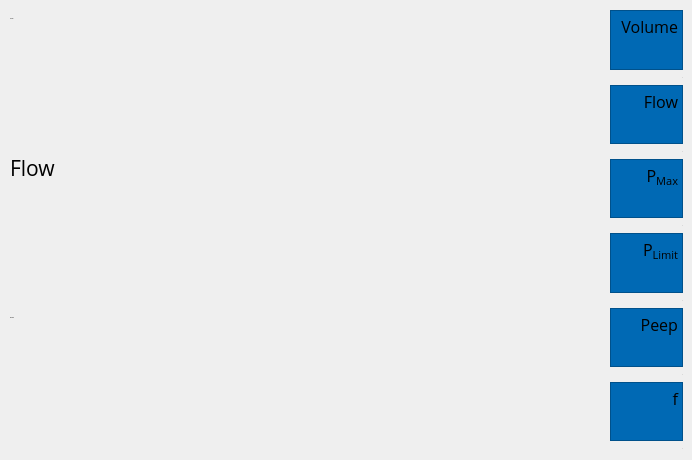
     <widget class="QWidget" name="overview_tab">
      <property name="sizePolicy">
       <sizepolicy hsizetype="Expanding" vsizetype="Expanding">
        <horstretch>0</horstretch>
        <verstretch>0</verstretch>
       </sizepolicy>
      </property>
      <property name="font">
       <font>
        <pointsize>1</pointsize>
       </font>
      </property>
      <property name="styleSheet">
       <string notr="true">border-radius: 3px;
Background-color: #1491CC;
border: 1px solid black;

/*QLabel{ border-radius: 3px;
Background-color: #1491CC;
border: 1px solid black;}

</string>
      </property>
      <attribute name="icon">
       <iconset>
        <normaloff>resources/Overview.svg</normaloff>resources/Overview.svg</iconset>
      </attribute>
      <attribute name="title">
       <string/>
      </attribute>
      <widget class="PlotWidget" name="VolumeGraph" native="true">
       <property name="geometry">
        <rect>
         <x>10</x>
         <y>10</y>
         <width>591</width>
         <height>141</height>
        </rect>
       </property>
       <property name="font">
        <font>
         <family>Open Sans</family>
        </font>
       </property>
       <widget class="QLabel" name="label_2">
        <property name="geometry">
         <rect>
          <x>0</x>
          <y>0</y>
          <width>51</width>
          <height>16</height>
         </rect>
        </property>
        <property name="text">
         <string>Volume</string>
        </property>
       </widget>
      </widget>
      <widget class="PlotWidget" name="FlowGraph" native="true">
       <property name="geometry">
        <rect>
         <x>10</x>
         <y>160</y>
         <width>591</width>
         <height>141</height>
        </rect>
       </property>
       <property name="font">
        <font>
         <family>Open Sans</family>
         <pointsize>16</pointsize>
        </font>
       </property>
       <widget class="QLabel" name="label">
        <property name="geometry">
         <rect>
          <x>0</x>
          <y>0</y>
          <width>51</width>
          <height>16</height>
         </rect>
        </property>
        <property name="text">
         <string>Flow</string>
        </property>
       </widget>
      </widget>
      <widget class="PlotWidget" name="PressureGraph" native="true">
       <property name="geometry">
        <rect>
         <x>10</x>
         <y>310</y>
         <width>591</width>
         <height>141</height>
        </rect>
       </property>
       <widget class="QLabel" name="label_3">
        <property name="geometry">
         <rect>
          <x>0</x>
          <y>0</y>
          <width>51</width>
          <height>16</height>
         </rect>
        </property>
        <property name="text">
         <string>Pressure</string>
        </property>
       </widget>
      </widget>
      <widget class="QWidget" name="verticalLayoutWidget">
       <property name="geometry">
        <rect>
         <x>610</x>
         <y>10</y>
         <width>73</width>
         <height>441</height>
        </rect>
       </property>
       <layout class="QVBoxLayout" name="verticalLayout_2">
        <property name="sizeConstraint">
         <enum>QLayout::SetDefaultConstraint</enum>
        </property>
        <property name="bottomMargin">
         <number>1</number>
        </property>
        <item>
         <widget class="QTextBrowser" name="FlowText">
          <property name="sizePolicy">
           <sizepolicy hsizetype="Preferred" vsizetype="Preferred">
            <horstretch>0</horstretch>
            <verstretch>0</verstretch>
           </sizepolicy>
          </property>
          <property name="font">
           <font>
            <family>Open Sans</family>
            <pointsize>12</pointsize>
           </font>
          </property>
          <property name="styleSheet">
           <string notr="true">Background-color: rgb(0, 105, 180)</string>
          </property>
          <property name="verticalScrollBarPolicy">
           <enum>Qt::ScrollBarAlwaysOff</enum>
          </property>
          <property name="horizontalScrollBarPolicy">
           <enum>Qt::ScrollBarAlwaysOff</enum>
          </property>
          <property name="undoRedoEnabled">
           <bool>false</bool>
          </property>
          <property name="html">
           <string>&lt;!DOCTYPE HTML PUBLIC &quot;-//W3C//DTD HTML 4.0//EN&quot; &quot;http://www.w3.org/TR/REC-html40/strict.dtd&quot;&gt;
&lt;html&gt;&lt;head&gt;&lt;meta name=&quot;qrichtext&quot; content=&quot;1&quot; /&gt;&lt;style type=&quot;text/css&quot;&gt;
p, li { white-space: pre-wrap; }
&lt;/style&gt;&lt;/head&gt;&lt;body style=&quot; font-family:'Open Sans'; font-size:12pt; font-weight:400; font-style:normal;&quot;&gt;
&lt;p align=&quot;right&quot; style=&quot; margin-top:0px; margin-bottom:0px; margin-left:0px; margin-right:0px; -qt-block-indent:0; text-indent:0px;&quot;&gt;&lt;span style=&quot; font-family:'MS Shell Dlg 2';&quot;&gt;Volume&lt;/span&gt;&lt;/p&gt;&lt;/body&gt;&lt;/html&gt;</string>
          </property>
          <property name="overwriteMode">
           <bool>false</bool>
          </property>
         </widget>
        </item>
        <item>
         <widget class="QLabel" name="VolumeLabel">
          <property name="font">
           <font>
            <family>Open Sans</family>
           </font>
          </property>
          <property name="text">
           <string>---</string>
          </property>
          <property name="alignment">
           <set>Qt::AlignRight|Qt::AlignTrailing|Qt::AlignVCenter</set>
          </property>
          <property name="openExternalLinks">
           <bool>false</bool>
          </property>
          <property name="textInteractionFlags">
           <set>Qt::LinksAccessibleByMouse|Qt::TextEditable</set>
          </property>
         </widget>
        </item>
        <item>
         <widget class="QTextBrowser" name="O2Text">
          <property name="sizePolicy">
           <sizepolicy hsizetype="Preferred" vsizetype="Preferred">
            <horstretch>0</horstretch>
            <verstretch>0</verstretch>
           </sizepolicy>
          </property>
          <property name="font">
           <font>
            <family>Open Sans</family>
            <pointsize>12</pointsize>
           </font>
          </property>
          <property name="styleSheet">
           <string notr="true">Background-color: rgb(0, 105, 180)</string>
          </property>
          <property name="verticalScrollBarPolicy">
           <enum>Qt::ScrollBarAlwaysOff</enum>
          </property>
          <property name="horizontalScrollBarPolicy">
           <enum>Qt::ScrollBarAlwaysOff</enum>
          </property>
          <property name="undoRedoEnabled">
           <bool>false</bool>
          </property>
          <property name="html">
           <string>&lt;!DOCTYPE HTML PUBLIC &quot;-//W3C//DTD HTML 4.0//EN&quot; &quot;http://www.w3.org/TR/REC-html40/strict.dtd&quot;&gt;
&lt;html&gt;&lt;head&gt;&lt;meta name=&quot;qrichtext&quot; content=&quot;1&quot; /&gt;&lt;style type=&quot;text/css&quot;&gt;
p, li { white-space: pre-wrap; }
&lt;/style&gt;&lt;/head&gt;&lt;body style=&quot; font-family:'Open Sans'; font-size:12pt; font-weight:400; font-style:normal;&quot;&gt;
&lt;p align=&quot;right&quot; style=&quot; margin-top:0px; margin-bottom:0px; margin-left:0px; margin-right:0px; -qt-block-indent:0; text-indent:0px;&quot;&gt;Flow&lt;/p&gt;&lt;/body&gt;&lt;/html&gt;</string>
          </property>
          <property name="overwriteMode">
           <bool>false</bool>
          </property>
         </widget>
        </item>
        <item>
         <widget class="QLabel" name="FlowLabel">
          <property name="font">
           <font>
            <family>Open Sans</family>
           </font>
          </property>
          <property name="text">
           <string>---</string>
          </property>
          <property name="alignment">
           <set>Qt::AlignRight|Qt::AlignTrailing|Qt::AlignVCenter</set>
          </property>
          <property name="textInteractionFlags">
           <set>Qt::LinksAccessibleByMouse|Qt::TextEditable</set>
          </property>
         </widget>
        </item>
        <item>
         <widget class="QTextBrowser" name="PinspText">
          <property name="sizePolicy">
           <sizepolicy hsizetype="Preferred" vsizetype="Preferred">
            <horstretch>0</horstretch>
            <verstretch>0</verstretch>
           </sizepolicy>
          </property>
          <property name="font">
           <font>
            <family>Open Sans</family>
            <pointsize>12</pointsize>
           </font>
          </property>
          <property name="styleSheet">
           <string notr="true">Background-color: rgb(0, 105, 180)</string>
          </property>
          <property name="verticalScrollBarPolicy">
           <enum>Qt::ScrollBarAlwaysOff</enum>
          </property>
          <property name="horizontalScrollBarPolicy">
           <enum>Qt::ScrollBarAlwaysOff</enum>
          </property>
          <property name="undoRedoEnabled">
           <bool>false</bool>
          </property>
          <property name="html">
           <string>&lt;!DOCTYPE HTML PUBLIC &quot;-//W3C//DTD HTML 4.0//EN&quot; &quot;http://www.w3.org/TR/REC-html40/strict.dtd&quot;&gt;
&lt;html&gt;&lt;head&gt;&lt;meta name=&quot;qrichtext&quot; content=&quot;1&quot; /&gt;&lt;style type=&quot;text/css&quot;&gt;
p, li { white-space: pre-wrap; }
&lt;/style&gt;&lt;/head&gt;&lt;body style=&quot; font-family:'Open Sans'; font-size:12pt; font-weight:400; font-style:normal;&quot;&gt;
&lt;p align=&quot;right&quot; style=&quot; margin-top:0px; margin-bottom:0px; margin-left:0px; margin-right:0px; -qt-block-indent:0; text-indent:0px;&quot;&gt;P&lt;span style=&quot; vertical-align:sub;&quot;&gt;Max&lt;/span&gt;&lt;/p&gt;&lt;/body&gt;&lt;/html&gt;</string>
          </property>
          <property name="overwriteMode">
           <bool>false</bool>
          </property>
         </widget>
        </item>
        <item>
         <widget class="QLabel" name="PMaxLabel">
          <property name="font">
           <font>
            <family>Open Sans</family>
           </font>
          </property>
          <property name="text">
           <string>---</string>
          </property>
          <property name="alignment">
           <set>Qt::AlignRight|Qt::AlignTrailing|Qt::AlignVCenter</set>
          </property>
          <property name="openExternalLinks">
           <bool>false</bool>
          </property>
          <property name="textInteractionFlags">
           <set>Qt::LinksAccessibleByMouse|Qt::TextEditable</set>
          </property>
         </widget>
        </item>
        <item>
         <widget class="QTextBrowser" name="PLimitText">
          <property name="sizePolicy">
           <sizepolicy hsizetype="Preferred" vsizetype="Preferred">
            <horstretch>0</horstretch>
            <verstretch>0</verstretch>
           </sizepolicy>
          </property>
          <property name="font">
           <font>
            <family>Open Sans</family>
            <pointsize>12</pointsize>
           </font>
          </property>
          <property name="styleSheet">
           <string notr="true">Background-color: rgb(0, 105, 180)</string>
          </property>
          <property name="verticalScrollBarPolicy">
           <enum>Qt::ScrollBarAlwaysOff</enum>
          </property>
          <property name="horizontalScrollBarPolicy">
           <enum>Qt::ScrollBarAlwaysOff</enum>
          </property>
          <property name="undoRedoEnabled">
           <bool>false</bool>
          </property>
          <property name="html">
           <string>&lt;!DOCTYPE HTML PUBLIC &quot;-//W3C//DTD HTML 4.0//EN&quot; &quot;http://www.w3.org/TR/REC-html40/strict.dtd&quot;&gt;
&lt;html&gt;&lt;head&gt;&lt;meta name=&quot;qrichtext&quot; content=&quot;1&quot; /&gt;&lt;style type=&quot;text/css&quot;&gt;
p, li { white-space: pre-wrap; }
&lt;/style&gt;&lt;/head&gt;&lt;body style=&quot; font-family:'Open Sans'; font-size:12pt; font-weight:400; font-style:normal;&quot;&gt;
&lt;p align=&quot;right&quot; style=&quot; margin-top:0px; margin-bottom:0px; margin-left:0px; margin-right:0px; -qt-block-indent:0; text-indent:0px;&quot;&gt;P&lt;span style=&quot; vertical-align:sub;&quot;&gt;Limit&lt;/span&gt;&lt;/p&gt;&lt;/body&gt;&lt;/html&gt;</string>
          </property>
          <property name="overwriteMode">
           <bool>false</bool>
          </property>
         </widget>
        </item>
        <item>
         <widget class="QLabel" name="PLimLabel">
          <property name="font">
           <font>
            <family>Open Sans</family>
           </font>
          </property>
          <property name="text">
           <string>---</string>
          </property>
          <property name="alignment">
           <set>Qt::AlignRight|Qt::AlignTrailing|Qt::AlignVCenter</set>
          </property>
          <property name="textInteractionFlags">
           <set>Qt::LinksAccessibleByMouse|Qt::TextEditable</set>
          </property>
         </widget>
        </item>
        <item>
         <widget class="QTextBrowser" name="TInspText">
          <property name="sizePolicy">
           <sizepolicy hsizetype="Preferred" vsizetype="Preferred">
            <horstretch>0</horstretch>
            <verstretch>0</verstretch>
           </sizepolicy>
          </property>
          <property name="font">
           <font>
            <family>Open Sans</family>
            <pointsize>12</pointsize>
           </font>
          </property>
          <property name="styleSheet">
           <string notr="true">Background-color: rgb(0, 105, 180)</string>
          </property>
          <property name="verticalScrollBarPolicy">
           <enum>Qt::ScrollBarAlwaysOff</enum>
          </property>
          <property name="horizontalScrollBarPolicy">
           <enum>Qt::ScrollBarAlwaysOff</enum>
          </property>
          <property name="undoRedoEnabled">
           <bool>false</bool>
          </property>
          <property name="html">
           <string>&lt;!DOCTYPE HTML PUBLIC &quot;-//W3C//DTD HTML 4.0//EN&quot; &quot;http://www.w3.org/TR/REC-html40/strict.dtd&quot;&gt;
&lt;html&gt;&lt;head&gt;&lt;meta name=&quot;qrichtext&quot; content=&quot;1&quot; /&gt;&lt;style type=&quot;text/css&quot;&gt;
p, li { white-space: pre-wrap; }
&lt;/style&gt;&lt;/head&gt;&lt;body style=&quot; font-family:'Open Sans'; font-size:12pt; font-weight:400; font-style:normal;&quot;&gt;
&lt;p align=&quot;right&quot; style=&quot; margin-top:0px; margin-bottom:0px; margin-left:0px; margin-right:0px; -qt-block-indent:0; text-indent:0px;&quot;&gt;Peep&lt;/p&gt;&lt;/body&gt;&lt;/html&gt;</string>
          </property>
          <property name="overwriteMode">
           <bool>false</bool>
          </property>
         </widget>
        </item>
        <item>
         <widget class="QLabel" name="PeepLabel">
          <property name="font">
           <font>
            <family>Open Sans</family>
           </font>
          </property>
          <property name="text">
           <string>---</string>
          </property>
          <property name="alignment">
           <set>Qt::AlignRight|Qt::AlignTrailing|Qt::AlignVCenter</set>
          </property>
          <property name="openExternalLinks">
           <bool>false</bool>
          </property>
          <property name="textInteractionFlags">
           <set>Qt::LinksAccessibleByMouse|Qt::TextEditable</set>
          </property>
         </widget>
        </item>
        <item>
         <widget class="QTextBrowser" name="PeepText">
          <property name="sizePolicy">
           <sizepolicy hsizetype="Preferred" vsizetype="Preferred">
            <horstretch>0</horstretch>
            <verstretch>0</verstretch>
           </sizepolicy>
          </property>
          <property name="font">
           <font>
            <family>Open Sans</family>
            <pointsize>12</pointsize>
           </font>
          </property>
          <property name="styleSheet">
           <string notr="true">Background-color: rgb(0, 105, 180)</string>
          </property>
          <property name="verticalScrollBarPolicy">
           <enum>Qt::ScrollBarAlwaysOff</enum>
          </property>
          <property name="horizontalScrollBarPolicy">
           <enum>Qt::ScrollBarAlwaysOff</enum>
          </property>
          <property name="undoRedoEnabled">
           <bool>false</bool>
          </property>
          <property name="html">
           <string>&lt;!DOCTYPE HTML PUBLIC &quot;-//W3C//DTD HTML 4.0//EN&quot; &quot;http://www.w3.org/TR/REC-html40/strict.dtd&quot;&gt;
&lt;html&gt;&lt;head&gt;&lt;meta name=&quot;qrichtext&quot; content=&quot;1&quot; /&gt;&lt;style type=&quot;text/css&quot;&gt;
p, li { white-space: pre-wrap; }
&lt;/style&gt;&lt;/head&gt;&lt;body style=&quot; font-family:'Open Sans'; font-size:12pt; font-weight:400; font-style:normal;&quot;&gt;
&lt;p align=&quot;right&quot; style=&quot; margin-top:0px; margin-bottom:0px; margin-left:0px; margin-right:0px; -qt-block-indent:0; text-indent:0px;&quot;&gt;f&lt;/p&gt;&lt;/body&gt;&lt;/html&gt;</string>
          </property>
          <property name="overwriteMode">
           <bool>false</bool>
          </property>
         </widget>
        </item>
        <item>
         <widget class="QLabel" name="fLabel">
          <property name="font">
           <font>
            <family>Open Sans</family>
           </font>
          </property>
          <property name="text">
           <string>---</string>
          </property>
          <property name="alignment">
           <set>Qt::AlignRight|Qt::AlignTrailing|Qt::AlignVCenter</set>
          </property>
          <property name="textInteractionFlags">
           <set>Qt::LinksAccessibleByMouse|Qt::TextEditable</set>
          </property>
         </widget>
        </item>
       </layout>
      </widget>
     </widget>
